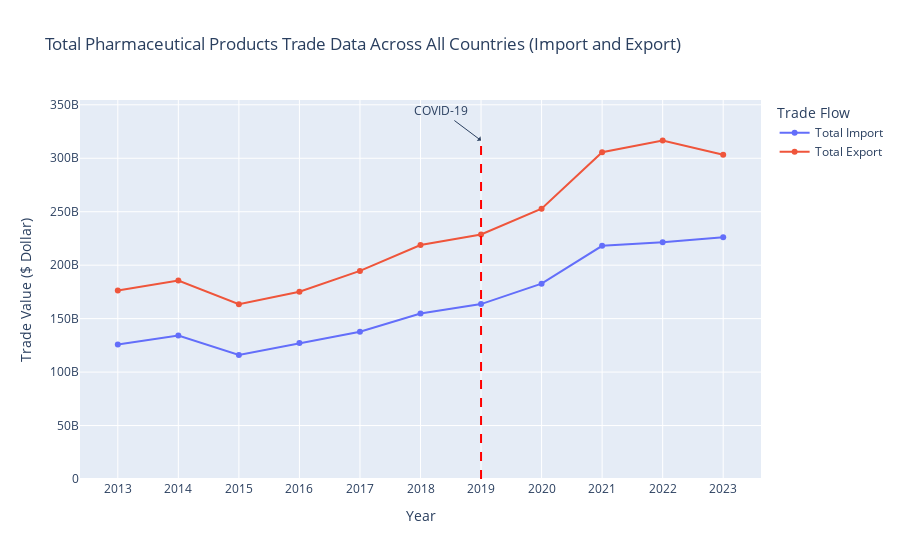

Notebook code for this chart:
### Markdown cell above
1. **Oil and Gas**:
   - **Trend Overview**: The total trade value of oil and gas experienced fluctuations before the pandemic, with a gradual decline from 2013 to 2017, stabilization through 2018, and a mild rise in 2019.
   - **Impact of COVID-19**: The pandemic severely affected oil and gas trade in 2020, as indicated by a sharp decline in both import and export values, reflecting reduced global demand and transportation disruptions.
   - **Post-Pandemic Recovery**: Recovery was significant from 2021 to 2022, marked by a strong rebound in both imports and exports. However, a noticeable drop in 2023 indicates volatility and economic or geopolitical challenges impacting trade stability.

### Code cell
df_path = r'data/SQ2/Sorted_TradeData_30.xlsx'
load_and_display_data(df_path, "COVID-19", "Total Pharmaceutical Products Trade Data Across All Countries (Import and Export)", "Trade Value ($ Dollar)")

### Figure 1 — Plotly figure (JSON) as saved in the notebook; plotly's stock layout.template omitted (floating-point values rounded to 4 significant figures)
{"data": [{"mode": "lines+markers", "name": "Total Import", "x": [2013, 2014, 2015, 2016, 2017, 2018, 2019, 2020, 2021, 2022, 2023], "y": [125800000000.0, 134100000000.0, 116100000000.0, 127300000000.0, 137800000000.0, 154900000000.0, 163600000000.0, 182700000000.0, 218100000000.0, 221400000000.0, 226200000000.0], "type": "scatter"}, {"mode": "lines+markers", "name": "Total Export", "x": [2013, 2014, 2015, 2016, 2017, 2018, 2019, 2020, 2021, 2022, 2023], "y": [176300000000.0, 185600000000.0, 163500000000.0, 175200000000.0, 194600000000.0, 218800000000.0, 228700000000.0, 252800000000.0, 305700000000.0, 316600000000.0, 303300000000.0], "type": "scatter"}], "layout": {"xaxis": {"title": {"text": "Year"}, "tickmode": "linear"}, "title": {"text": "Total Pharmaceutical Products Trade Data Across All Countries (Import and Export)"}, "yaxis": {"title": {"text": "Trade Value ($ Dollar)"}}, "legend": {"title": {"text": "Trade Flow"}}, "shapes": [{"line": {"color": "red", "dash": "dash"}, "type": "line", "x0": 2019, "x1": 2019, "y0": 0, "y1": 316600000000.0}], "annotations": [{"arrowhead": 1, "ax": -40, "ay": -30, "showarrow": true, "text": "COVID-19", "x": 2019, "y": 316600000000.0}]}}
